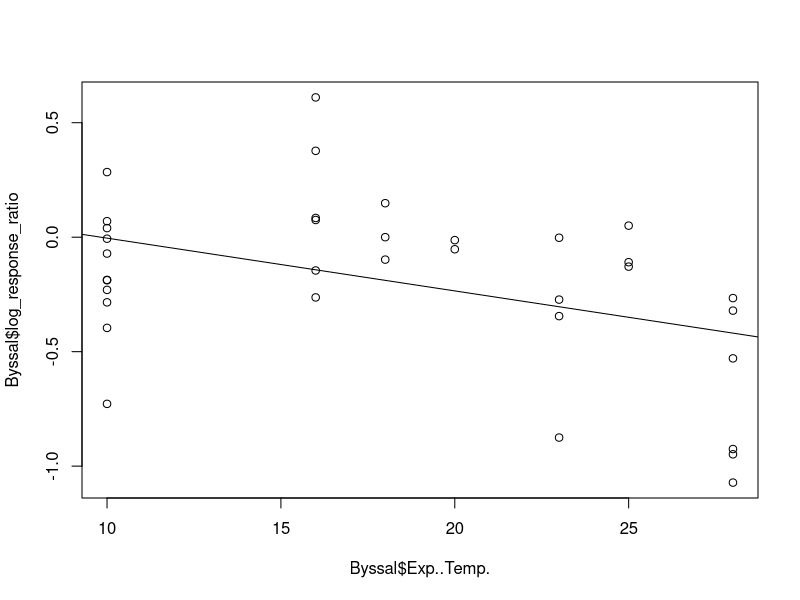
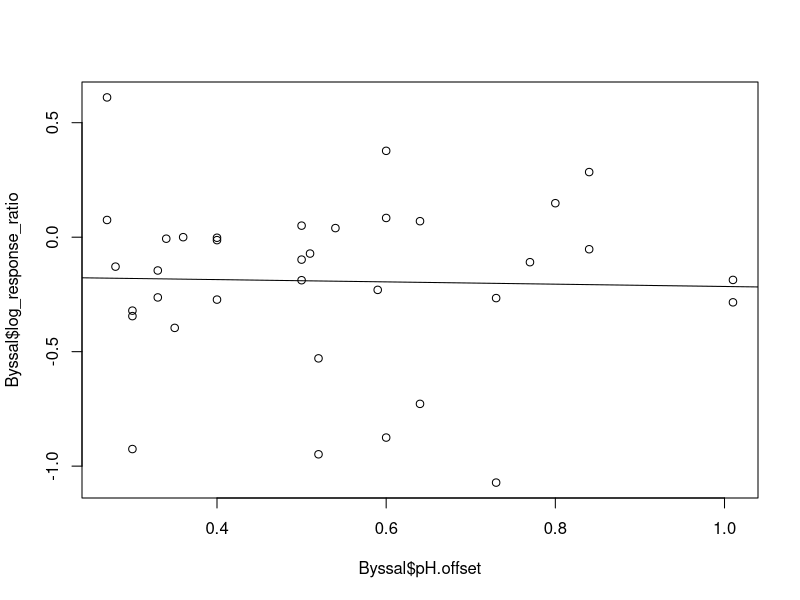
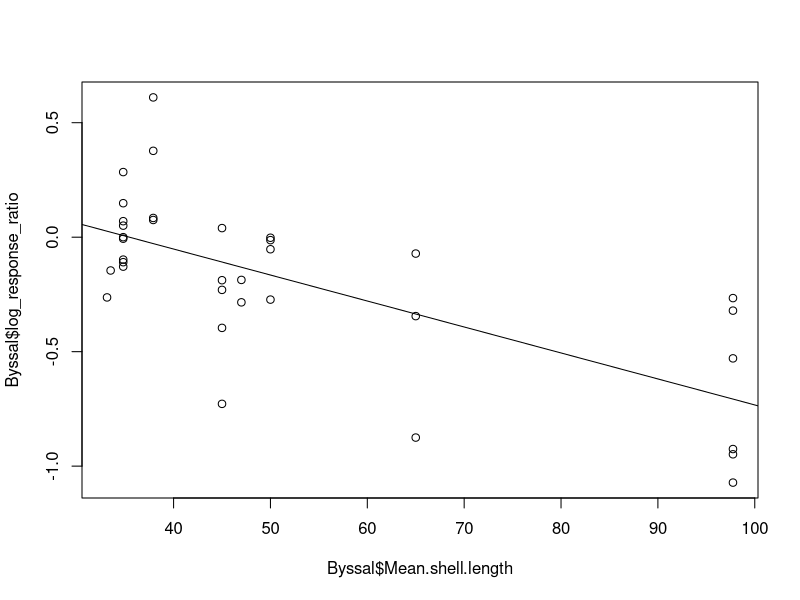
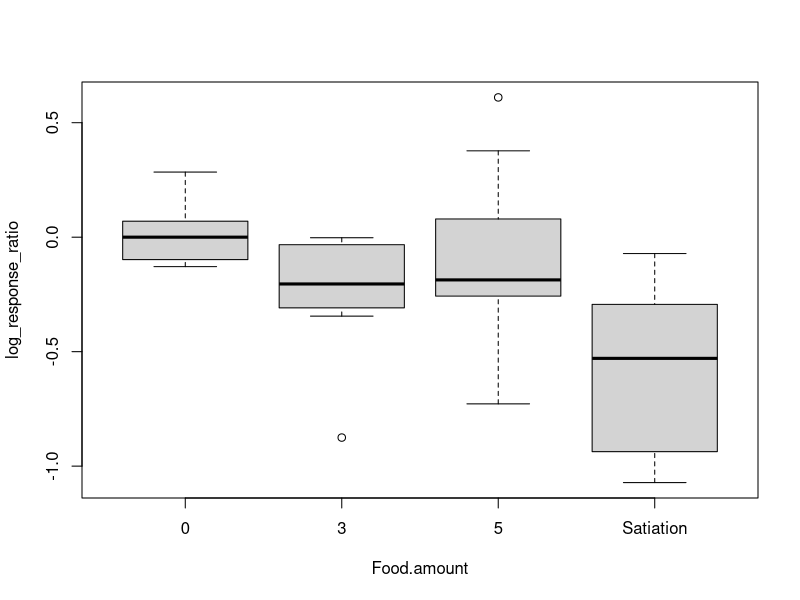
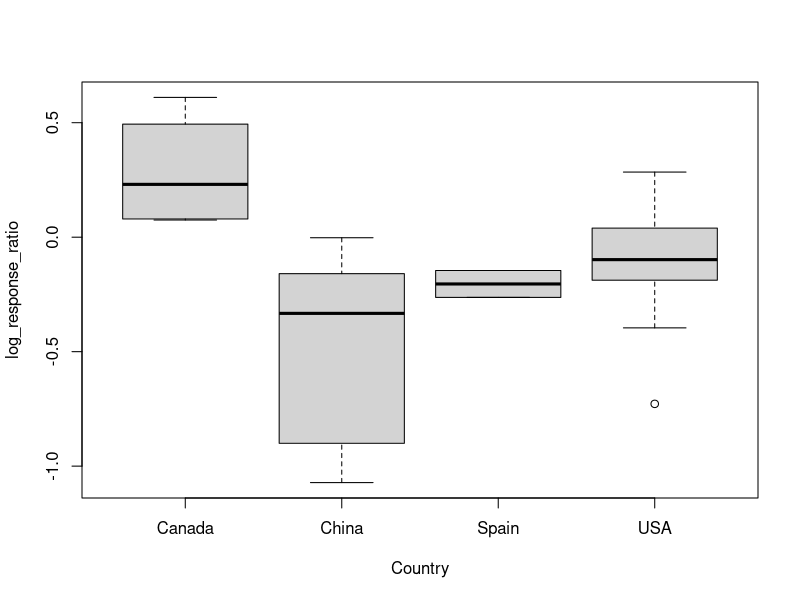
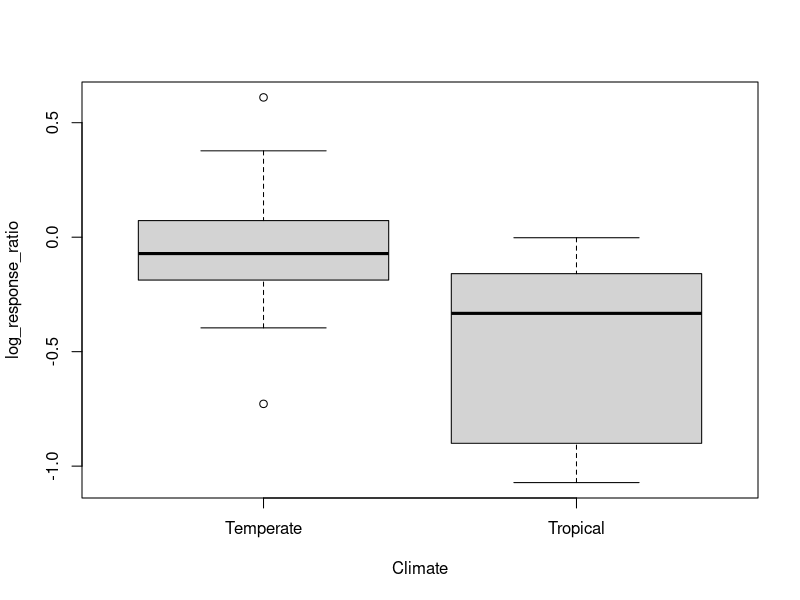

The R source for these figures, in order:
# "Substantive calculation using" byssal data

## Read in the dataset, name it
Byssal <- read.csv("Meta analysis workshop - byssal thread data.csv")

## Get basic summary statistics to review
summary(Byssal)

## Calculate the effect size and make a new column, as described in Clements & George 2022
Byssal$log_response_ratio <- log(Byssal$oa.mean / Byssal$ctrl.mean)

## Create plots to understand the data more in relation to our biological questions
plot(x = Byssal$Exp..Temp., y = Byssal$log_response_ratio)
abline(lm(log_response_ratio ~ Exp..Temp., data = Byssal))

plot(x = Byssal$pH.offset, y = Byssal$log_response_ratio)
abline(lm(log_response_ratio ~ pH.offset, data = Byssal))

plot(x = Byssal$Mean.shell.length, y = Byssal$log_response_ratio)
abline(lm(log_response_ratio ~ Mean.shell.length, data = Byssal))

boxplot(log_response_ratio ~ Food.amount, data = Byssal)

boxplot(log_response_ratio ~ Country, data = Byssal)

boxplot(log_response_ratio ~ Climate, data = Byssal)